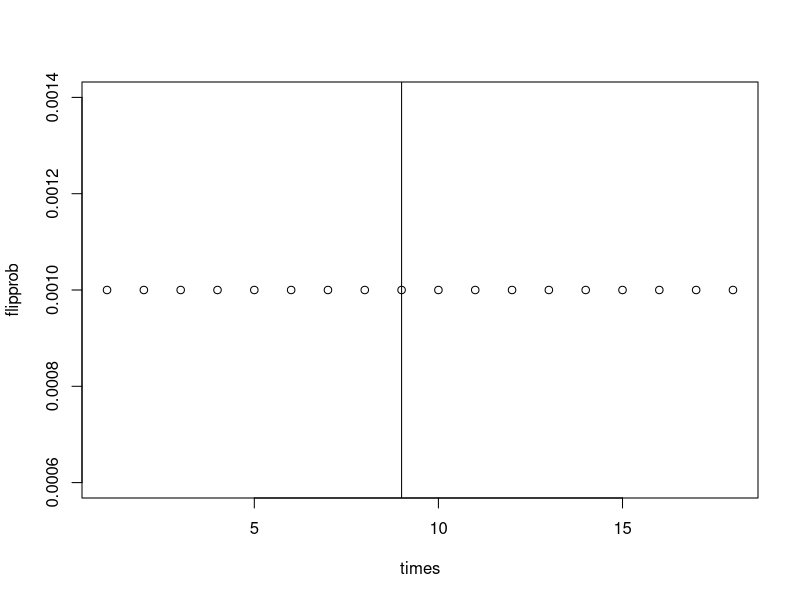

Here is the R script that generated this plot:
times<-1:18
ages<-rep(0,18)
flip<-0

flipprob<-1/(1 + exp(-(((times)*flip-(ages*12+9))/(ages*12+9))*log(0.999/0.001)))

plot(times,flipprob)
abline(v=9)
